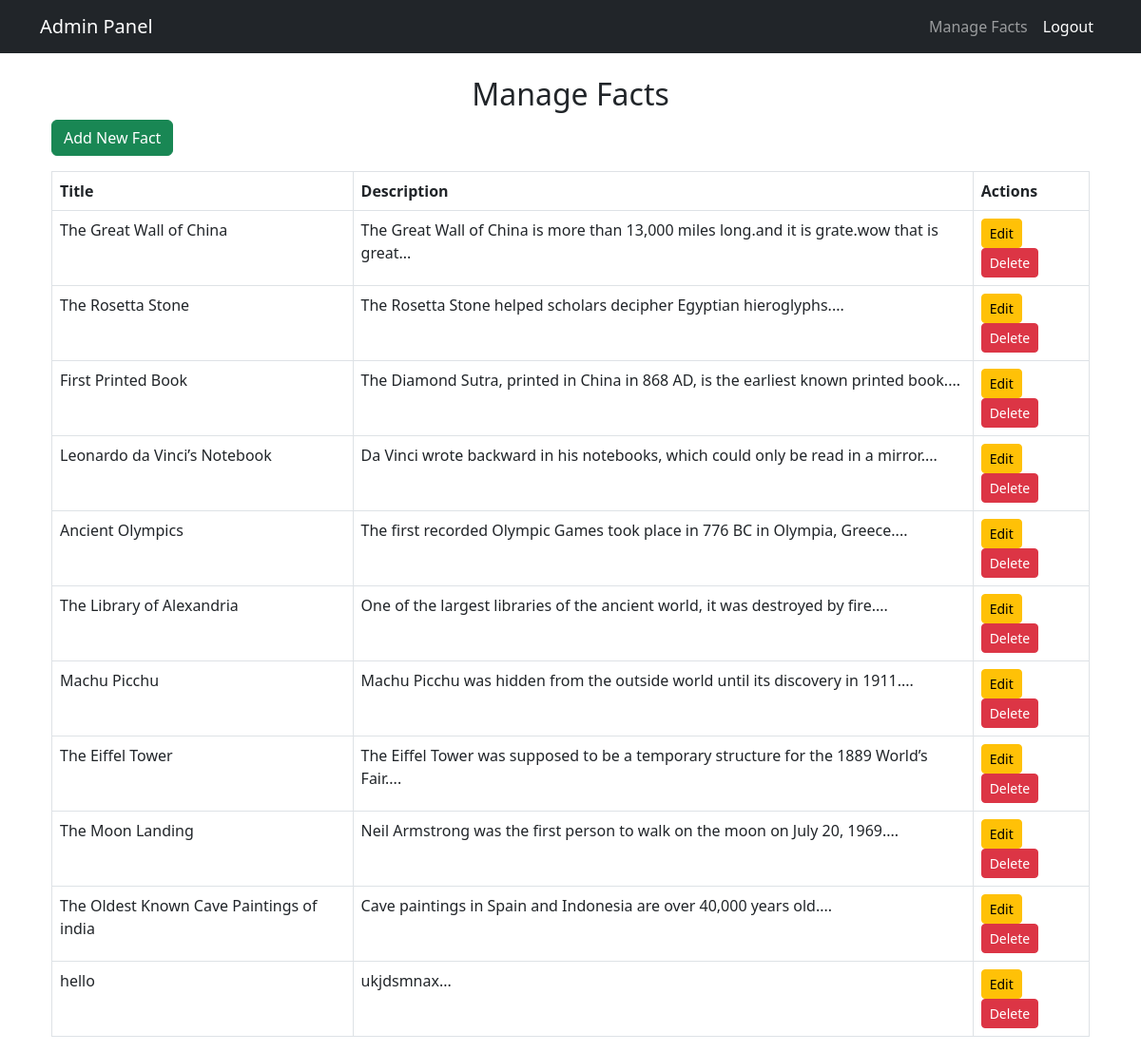
The page /admin/manage_facts (signed in) on the database its author committed.
### app.py (models this page shows)
class Fact(db.Model):
    id = db.Column(db.Integer, primary_key=True)
    title = db.Column(db.String(200), nullable=False)
    description = db.Column(db.Text, nullable=False)

### app.py (the view)
@app.route('/admin/manage_facts')
@login_required
def manage_facts():
    if current_user.role != 'admin':
        flash("Unauthorized access!", "danger")
        return redirect(url_for('admin_dashboard'))
    facts = Fact.query.all()
    return render_template('admin/manage_facts.html', facts=facts)

### app.py (called while the page is built)
@login_manager.user_loader
def load_user(user_id):
    return User.query.get(int(user_id))

### templates/admin/manage_facts.html
{% extends "admin_base.html" %}
{% block content %}
<div class="container mt-4">
    <h2 class="text-center">Manage Facts</h2>
    <a href="{{ url_for('add_fact') }}" class="btn btn-success mb-3">Add New Fact</a>
    <table class="table table-bordered">
        <thead>
            <tr>
                <th>Title</th>
                <th>Description</th>
                <th>Actions</th>
            </tr>
        </thead>
        <tbody>
            {% for fact in facts %}
            <tr>
                <td>{{ fact.title }}</td>
                <td>{{ fact.description[:100] }}...</td>
                <td>
                    <a href="{{ url_for('edit_fact', id=fact.id) }}" class="btn btn-warning btn-sm">Edit</a>
                    <form action="{{ url_for('delete_fact', id=fact.id) }}" method="post" class="d-inline">
                        <button type="submit" class="btn btn-danger btn-sm" onclick="return confirm('Are you sure?')">Delete</button>
                    </form>
                </td>
            </tr>
            {% endfor %}
        </tbody>
    </table>
</div>
{% endblock %}

### rows shown on the page
Fact: title "The Great Wall of China", description "The Great Wall of China is more than 13,000 miles long.and it is grate.wow that is great"
Fact: title "The Rosetta Stone", description "The Rosetta Stone helped scholars decipher Egyptian hieroglyphs."
Fact: title "First Printed Book", description "The Diamond Sutra, printed in China in 868 AD, is the earliest known printed book."
Fact: title "Leonardo da Vinci’s Notebook", description "Da Vinci wrote backward in his notebooks, which could only be read in a mirror."
Fact: title "Ancient Olympics", description "The first recorded Olympic Games took place in 776 BC in Olympia, Greece."
Fact: title "The Library of Alexandria", description "One of the largest libraries of the ancient world, it was destroyed by fire."
Fact: title "Machu Picchu", description "Machu Picchu was hidden from the outside world until its discovery in 1911."
Fact: title "The Eiffel Tower", description "The Eiffel Tower was supposed to be a temporary structure for the 1889 World’s Fair."
Fact: title "The Moon Landing", description "Neil Armstrong was the first person to walk on the moon on July 20, 1969."
Fact: title "The Oldest Known Cave Paintings of india", description "Cave paintings in Spain and Indonesia are over 40,000 years old."
Fact: title "hello", description "ukjdsmnax"
